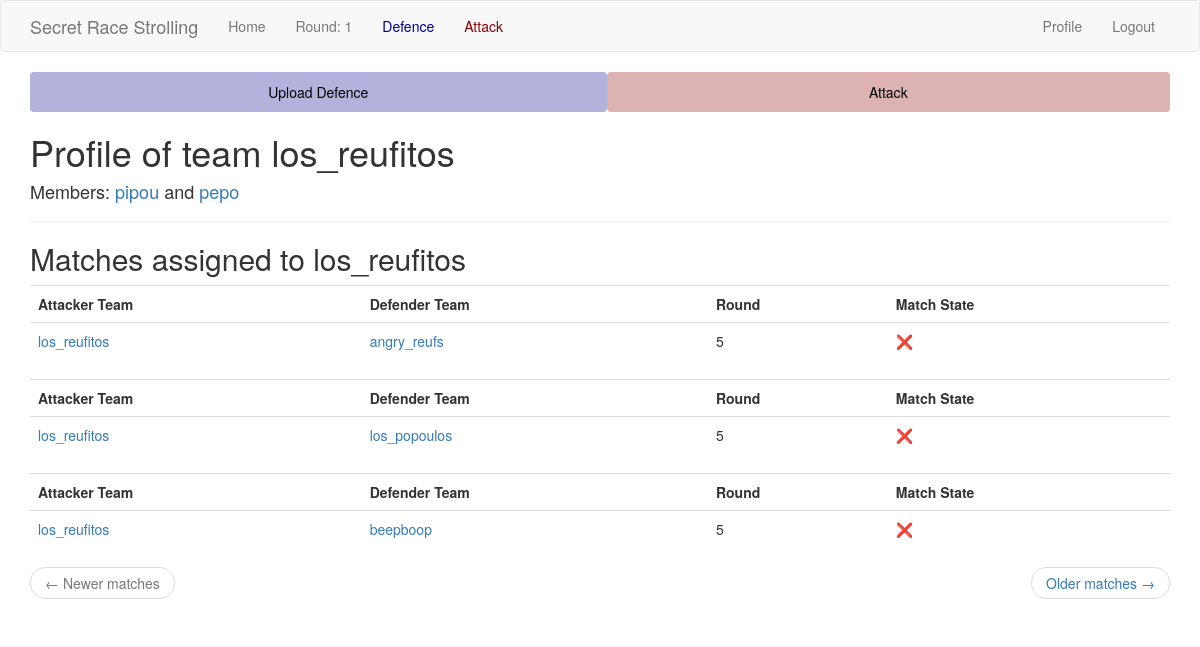
The app's page /team/los_reufitos (signed in) with its own data.
### app/models.py (models this page shows, shortened)
class Team(db.Model):
    id = db.Column(db.Integer, primary_key=True)
    team_name = db.Column(db.String(64), index=True, unique=True)
    member1_id = db.Column(db.Integer, db.ForeignKey("user.id"), unique=True)
    member2_id = db.Column(db.Integer, db.ForeignKey("user.id"), unique=True)
    defences = db.relationship(
        "Defence",
        backref="defender_team",
        foreign_keys="Defence.defender_team_id",
        lazy="dynamic",
    )
    defence_matches = db.relationship(
        "Match",
        backref="defender_team",
        foreign_keys="Match.defender_team_id",
        lazy="dynamic",
    )
    attack_matches = db.relationship(
        "Match",
        backref="attacker_team",
        foreign_keys="Match.attacker_team_id",
        lazy="dynamic",
    )
    def members(self) -> tuple[Any, Any]:
        return (
            db.session.query(User).filter(User.id == self.member1_id).first(),
            db.session.query(User).filter(User.id == self.member2_id).first(),
        )
    def attacks(self) -> Query:
        self_attacks = (
            db.session.query(Match.id)
            .filter(Match.attacker_team_id == self.id)
            .subquery()
        )
        return db.session.query(Attack).join(
            self_attacks, self_attacks.c.id == Attack.match_id
        )

class User(UserMixin, db.Model):
    id = db.Column(db.Integer, primary_key=True)
    username = db.Column(db.String(64), index=True, unique=True)
    email = db.Column(db.String(96), index=True, unique=True)
    password_hash = db.Column(db.String(102))
    sciper = db.Column(db.Integer, unique=True)
    is_admin = db.Column(db.Boolean, default=False)
    def team(self) -> Optional[Any]:
        return (
            db.session.query(Team)
            .filter(or_(Team.member1_id == self.id, Team.member2_id == self.id))
            .first()
        )

class Match(db.Model):
    id = db.Column(db.Integer, primary_key=True)
    defender_team_id = db.Column(db.Integer, db.ForeignKey("team.id"))
    attacker_team_id = db.Column(db.Integer, db.ForeignKey("team.id"))
    round = db.Column(db.Integer, index=True)
    __table_args__ = (
        db.UniqueConstraint(
            "defender_team_id",
            "attacker_team_id",
            "round",
            name="_match_pair_once_per_round",
        ),
    )
    attacks = db.relationship(
        "Attack",
        backref="match",
        foreign_keys="Attack.match_id",
        lazy="dynamic",
    )
    @staticmethod
    def paginate_and_itemize_match_query(
        matches: Query, page: int, matches_per_page: int, current_user_team: Team
    ) -> tuple[Pagination, list[dict]]:
        matches_sub = matches.subquery()
        attacks_done = (
            db.session.query(matches_sub.c.id)
            .join(Attack, Attack.match_id == matches_sub.c.id)
            .all()
        )
        attacks_done = [attack_done[0] for attack_done in attacks_done]
        paginated = matches.paginate(page, matches_per_page)
        matches_items = paginated.items
        for m in matches_items:
            m.match_done = m.id in attacks_done
        return paginated, matches_items

### app/routes.py (the view)
@app.route("/team/<team_name>", methods=["GET"])
@login_required
def team(team_name):
    team = Team.query.filter_by(team_name=team_name).first_or_404()
    member1, member2 = team.members()
    page_match = request.args.get("page_match", 1, type=int)
    page_attack = request.args.get("page_attack", 1, type=int)
    pagination, matches_items = Match.paginate_and_itemize_match_query(
        team.attack_matches.order_by(Match.round.desc()),
        page_match,
        app.config["MATCHES_PER_TEAM"],
        current_user.team(),
    )
    match_next_url = (
        url_for(
            "team",
            team_name=team.team_name,
            page_match=pagination.next_num,
            page_attack=page_attack,  # we must not forget to propagate the attack page
        )
        if pagination.has_next
        else None
    )
    match_prev_url = (
        url_for(
            "team",
            team_name=team.team_name,
            page_match=pagination.prev_num,
            page_attack=page_attack,  # we must not forget to propagate the attack page
        )
        if pagination.has_prev
        else None
    )
    defence = team.defences.order_by(Defence.timestamp.desc()).first()
    attacks = team.attacks().paginate(
        page_attack, app.config["MATCHES_PER_TEAM"], False
    )
    attack_next_url = (
        url_for(
            "team",
            team_name=team.team_name,
            page_match=page_match,  # we must not forget to propagate the match page
            page_attack=attacks.next_num,
        )
        if attacks.has_next
        else None
    )
    attack_prev_url = (
        url_for(
            "team",
            team_name=team.team_name,
            page_match=page_match,  # we must not forget to propagate the match page
            page_attack=attacks.prev_num,
        )
        if attacks.has_prev
        else None
    )
    attacks_items = attacks.items
    return render_template(
        "team.html",
        team=team,
        member1=member1,
        member2=member2,
        matches=matches_items,
        attacks=attacks_items,
        defence=defence,
        match_next_url=match_next_url,
        match_prev_url=match_prev_url,
        attack_next_url=attack_next_url,
        attack_prev_url=attack_prev_url,
    )

### app/models.py (called while the page is built)
@login.user_loader
def load_user(id: int) -> User:
    return User.query.get(int(id))

### app/templates/team.html (shortened to what this page needs)
{% extends "base.html" %}
{% block app_content %}
<h1>Profile of team {{ team.team_name }}</h1>
<h4>Members: {% if member1 %} <a href="{{ url_for('user', username=member1.username) }}"> {{ member1.username }}</a>
    {% else %} <a href="{{ url_for('join_team', team_name=team.team_name) }}"> [Join {{ team.team_name }}]</a>
    {% endif %} and {% if member2 %} <a href="{{ url_for('user', username=member2.username) }}">
        {{ member2.username }}</a>
    {% else %} <a href="{{ url_for('join_team', team_name=team.team_name) }}"> [Join {{ team.team_name }}]</a>
    {% endif %}</h4>
<hr>
{% if matches %}
<h2>Matches assigned to {{ team.team_name }}</h2>
{% for match in matches %}
{% include '_match.html' %}
{% endfor %}
<nav aria-label="...">
    <ul class="pager">
        <li class="previous{% if not match_prev_url %} disabled{% endif %}">
            <a href="{{ match_prev_url or '#' }}">
                <span aria-hidden="true">&larr;</span> Newer matches
            </a>
        </li>
        <li class="next{% if not match_next_url %} disabled{% endif %}">
            <a href="{{ match_next_url or '#' }}">
                Older matches <span aria-hidden="true">&rarr;</span>
            </a>
        </li>
    </ul>
</nav>
{% endif %}
{% endblock %}

### app/templates/_match.html
<table class="table table-hover">
    <tr>
        <th>Attacker Team</th>
        <th>Defender Team</th>
        <th>Round</th>
        <th>Match State</th>
    </tr>
    <tr>
        <td>
            <a href="{{ url_for('team', team_name=match.attacker_team.team_name) }}">
                {{ match.attacker_team.team_name }}</a>
        </td>
        <td>
            <a href="{{ url_for('team', team_name=match.defender_team.team_name) }}">{{ match.defender_team.team_name }}
            </a>
        </td>
        <td>
            {{ match.round }}
        </td>
        <td>
            {% if match.match_done %} ✅ {% else %} ❌ {% endif %}
        </td>
    </tr>
</table>

### records on screen
Team: team_name "los_reufitos"
User: username "pipou"
User: username "pepo"
Match: attacker_team.team_name "los_reufitos", defender_team.team_name "angry_reufs", round "5"
Match: attacker_team.team_name "los_reufitos", defender_team.team_name "los_popoulos", round "5"
Match: attacker_team.team_name "los_reufitos", defender_team.team_name "beepboop", round "5"

### other values on screen
{{ config["ROUND"] }} "1"
